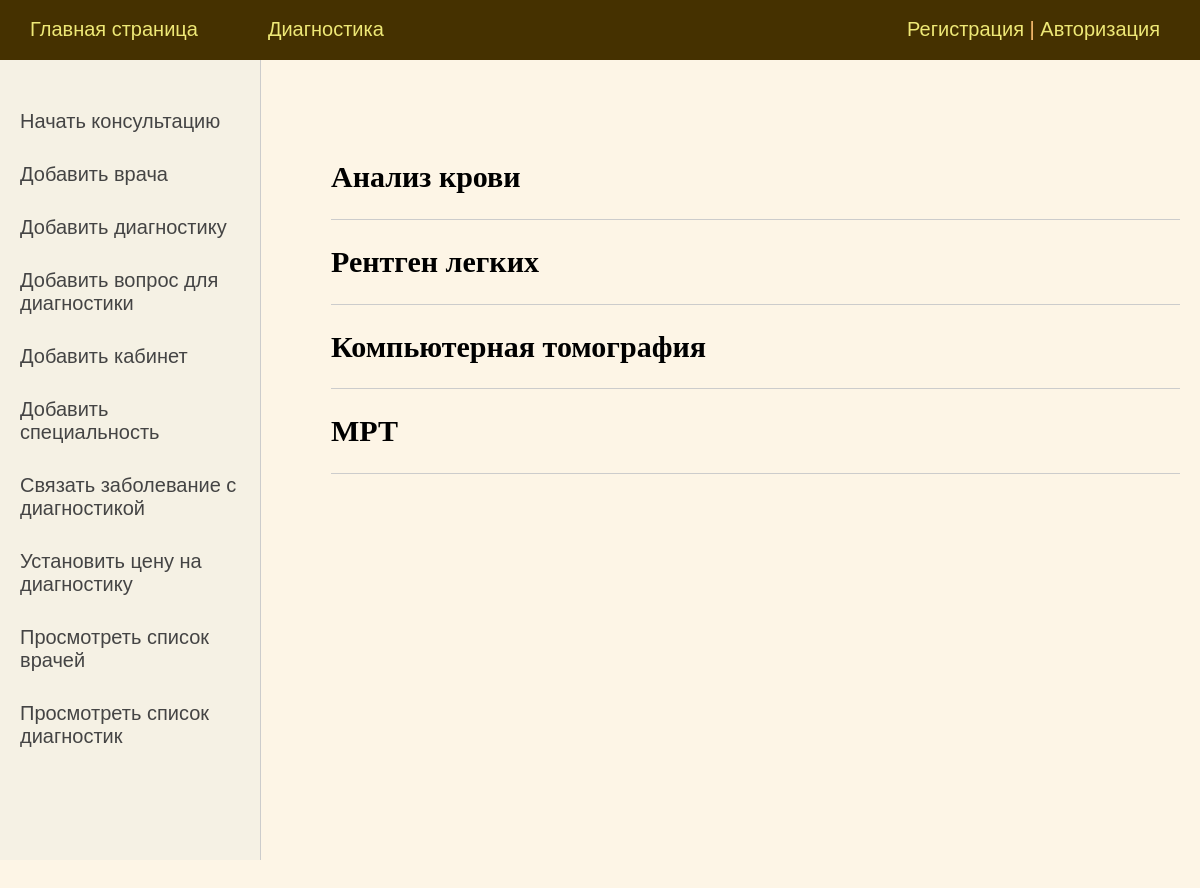
/Diagnostic/diagnostic_list/, run on an earlier commit of the app's database.
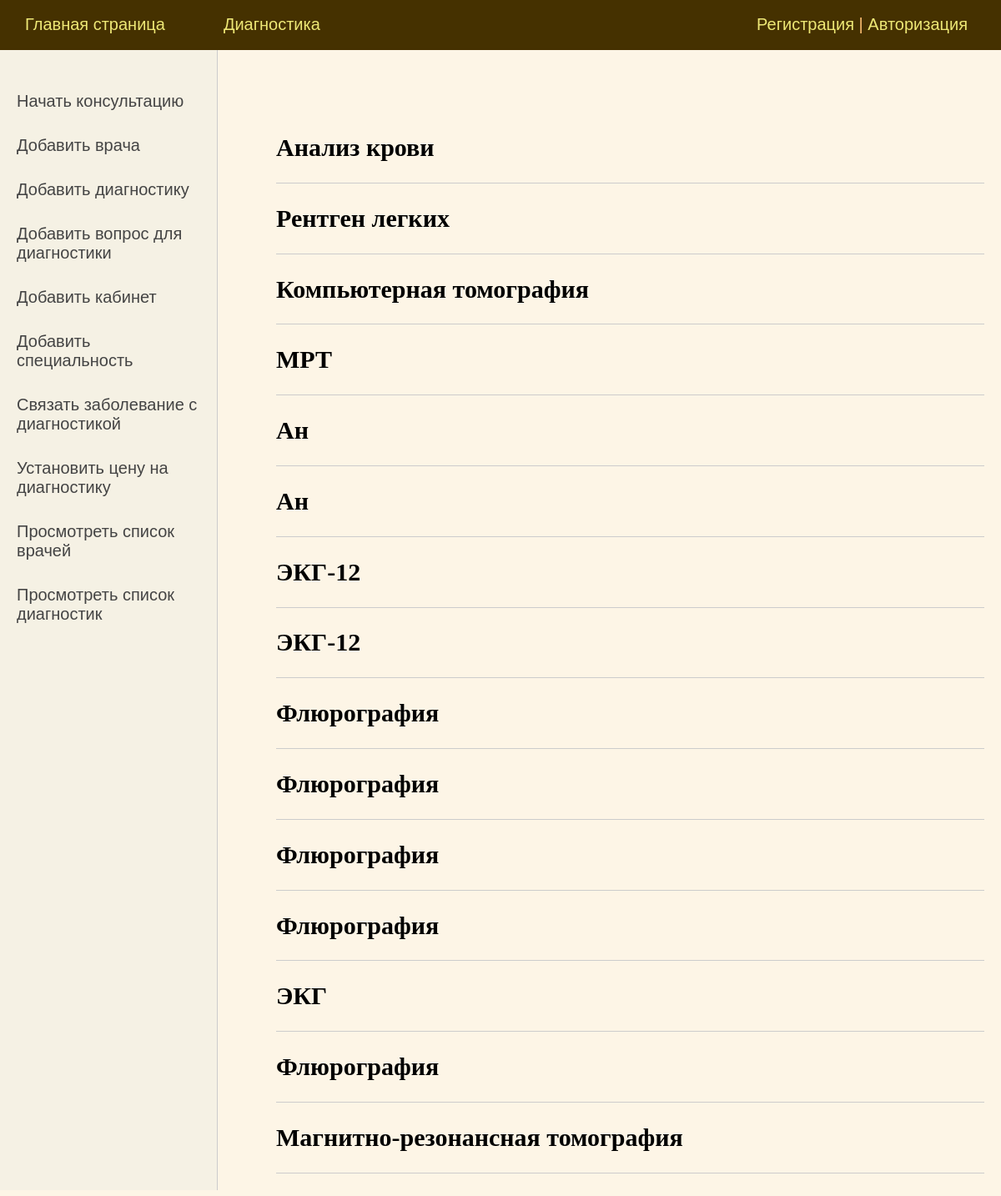
And on a later commit of the database.
### DiagnosticSystem/models.py (models this page shows, shortened)
class Diagnostic(models.Model):
    name = models.CharField(max_length=128, verbose_name='Диагностика')

### DiagnosticSystem/views.py (the view)
# urls.py: path('diagnostic_list/', DiagnosticList.as_view(), name='diagnostic_list'),
class DiagnosticList(ListView):
    model = Diagnostic
    template_name = 'DiagnosticSystem/diagnostic_list.html'
    context_object_name = 'diagnostics'
    extra_context = {'title': 'Список диагностик'}
    def get_context_data(self, *, object_list=None, **kwargs):
        context = super().get_context_data(**kwargs)
        context['menu'] = menu
        context['sidebar'] = sidebar
        context['title'] = 'Добавление диагностики'
        return context

### DiagnosticSystem/templates/DiagnosticSystem/diagnostic_list.html (shortened to what this page needs)
{% extends 'DiagnosticSystem/base.html' %}
{% block content %}
<ul class="list-articles">
	{% for d in diagnostics %}
			<li><h2>{{ d.name }}</h2>
			</li>
	{% endfor %}
</ul>
{% endblock %}

What changed in the data, as far as the page shows it:
added Diagnostic: name "Ан"
added Diagnostic: name "Ан"
added Diagnostic: name "ЭКГ-12"
added Diagnostic: name "ЭКГ-12"
added Diagnostic: name "Флюрография"
added Diagnostic: name "Флюрография"
added Diagnostic: name "Флюрография"
added Diagnostic: name "Флюрография"
added Diagnostic: name "ЭКГ"
added Diagnostic: name "Флюрография"
added Diagnostic: name "Магнитно-резонансная томография"
